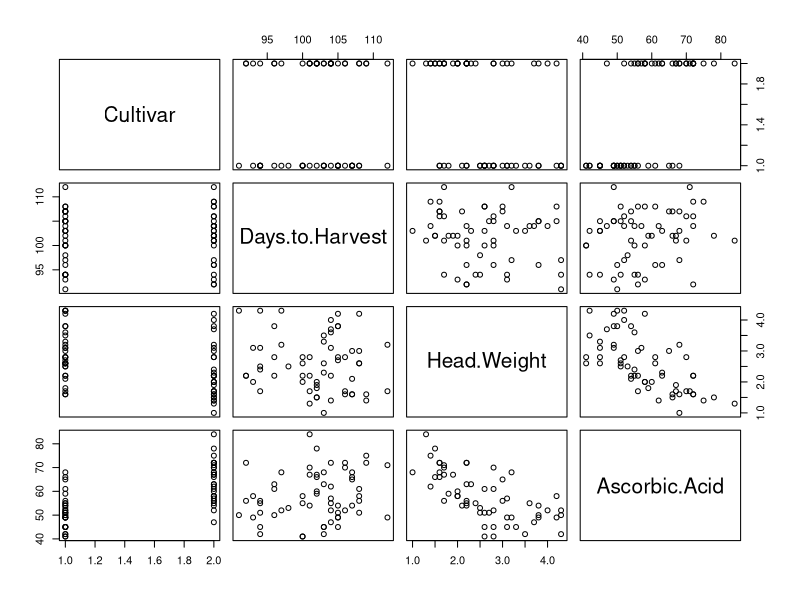

Reproduce this figure in R. (Note: this script raises an error after producing the figure.)
## ---- chunk 1
knitr::opts_chunk$set(echo = TRUE)
Sample.Data.Cabbages <- read.csv("./Sample-Data-Cabbages.csv")
#install.packages(c("kableExtra", "ggpubr"))
library(knitr)
library(kableExtra)
library(ggplot2)
library(ggpubr)
## ---- chunk 2
kable(Sample.Data.Cabbages) %>%
  kable_styling(bootstrap_options = c("striped", "hover", "condensed", "responsive", full_width = F))
## ---- chunk 3
#look at each intersection of data
plot(Sample.Data.Cabbages)

#how many unique weights?
length(unique(Sample.Data.Cabbages$Head.Weight))

#how many samples are of the January King variety?
nrow(subset(Sample.Data.Cabbages, Sample.Data.Cabbages$Cultivar=="January King"))

#using the same formula how many unique "days to harvest" are there?


#what is the mean weight?
mean(Sample.Data.Cabbages$Head.Weight)

#what is the mean days to harvest for each variety?

## ---- chunk 4

plot(Sample.Data.Cabbages$Head.Weight, Sample.Data.Cabbages$Ascorbic.Acid, col = Sample.Data.Cabbages$Cultivar, pch = 16, cex = 2, main="Weights by Ascorbic Acid", xlab="Head Weight (Kg)", ylab="Ascorbic Acid (µg/g cabbage)")
#fix the legend position
legend(4, 70, 
       #check to make sure the dots are represented correctly
       legend = c("January King","Cannonball"),
       col = c(1:2),
       lty = "solid")

#hint
levels(Sample.Data.Cabbages$Cultivar)
## ---- chunk 5
#Make the same figure but with ggplot
#ggplot(fill this in) + geom_point()+ xlab("Head Weight") + ylab("Ascorbic Acid µg/g Cabbage")+ guides(color=guide_legend(title="Cultivar"))
## ---- chunk 6
#add color and overlay data points

ggplot(Sample.Data.Cabbages, aes(Sample.Data.Cabbages$Cultivar, Sample.Data.Cabbages$Head.Weight)) + geom_boxplot() + stat_compare_means(method = "t.test")

CB_weight<-(subset(Sample.Data.Cabbages$Head.Weight, Sample.Data.Cabbages$Cultivar=="Cannonball"))
JK_weight<-(subset(Sample.Data.Cabbages$Head.Weight, Sample.Data.Cabbages$Cultivar=="January King"))
pval<-t.test(CB_weight,JK_weight)

boxplot(Sample.Data.Cabbages$Head.Weight~Sample.Data.Cabbages$Cultivar, data=Sample.Data.Cabbages, main="Cultivar Weights", xlab="Cultivars", ylab="Head Weight (Kg)")
text(1,1, pval$p.value)


## ---- chunk 7

#Create a figure that would show the difference between time to harvest for each cultivar. 
